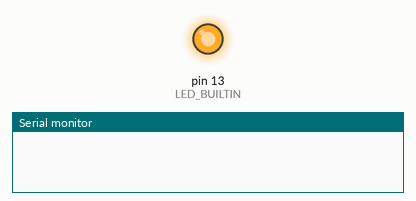
Recording of a sketch running on a simulated Arduino Uno, built with avr-gcc and run on an emulated ATmega328P. On the bench: output pins drawn as LEDs (lit = HIGH), the last lines printed to the serial monitor.

Above: at 1.0 s.
At 3.0 s:
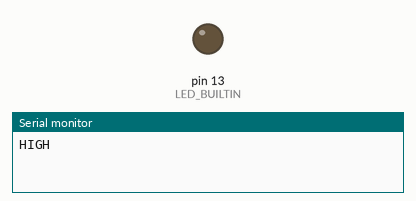
Timing chart, 0 to 5.2 s (numbered marks = the images above):
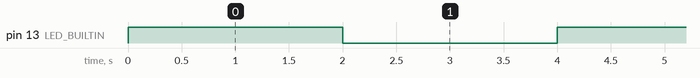

Measured:
- by itself, pin 13 (LED_BUILTIN): alternates HIGH for 2.0 s and LOW for 2.0 s

The sketch:

NODE_LED.ino
```cpp
void setup() {
  pinMode(LED_BUILTIN, OUTPUT);
  Serial.begin(115200);
}


void loop() {
  digitalWrite(LED_BUILTIN, HIGH);
  delay(2000);
  Serial.println("HIGH");
  digitalWrite(LED_BUILTIN, LOW);

 delay(2000);
Serial.println("LOW");
}
```
